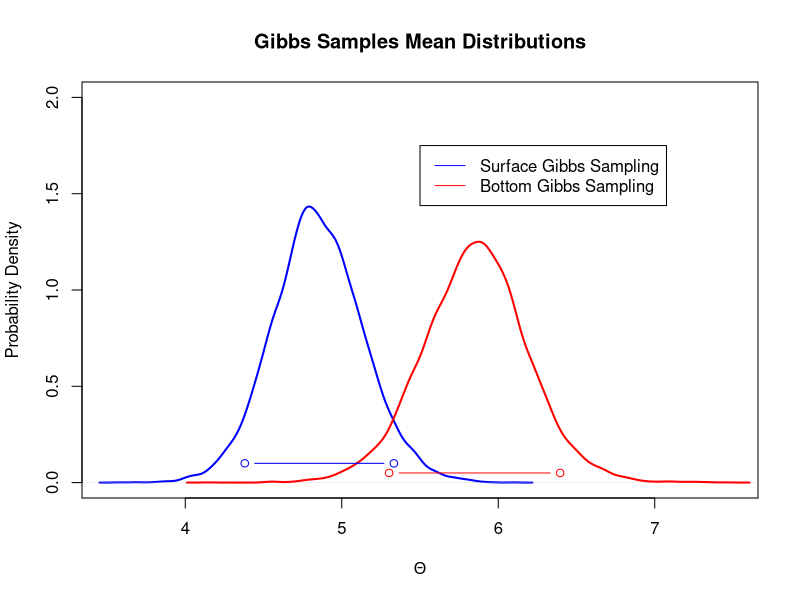
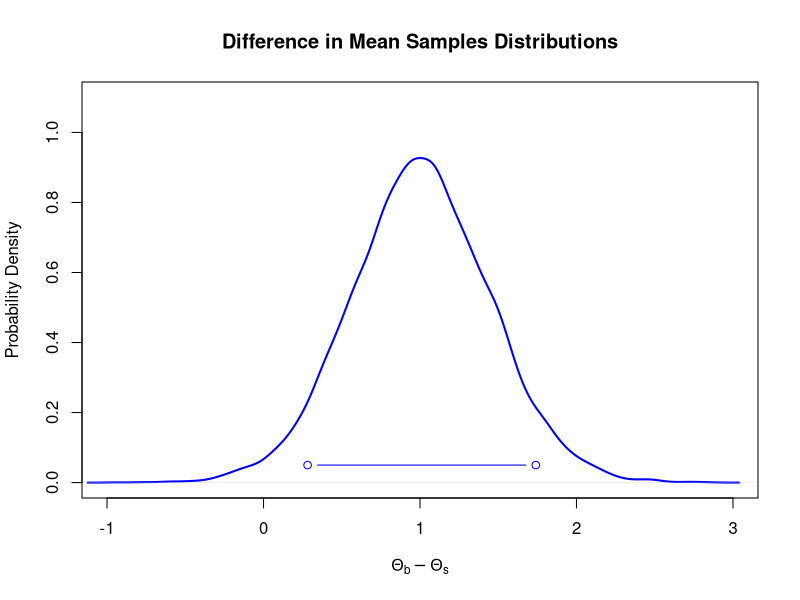
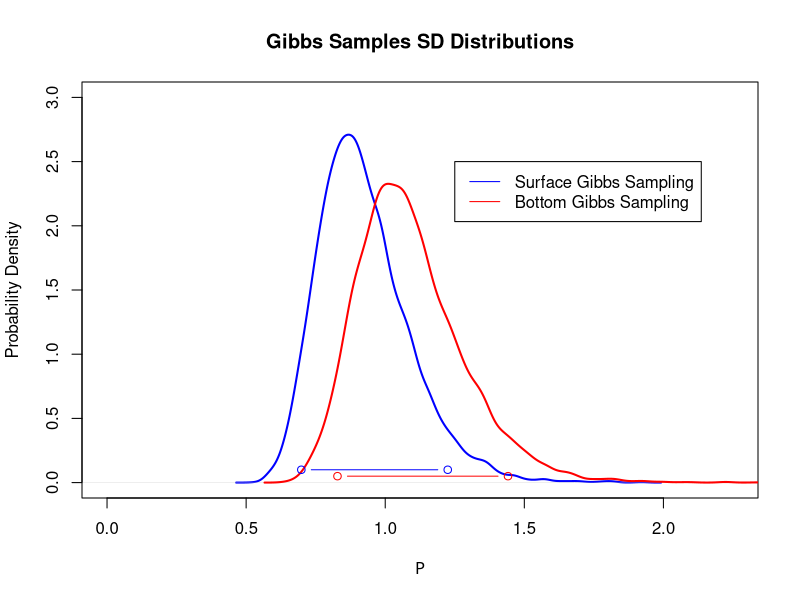
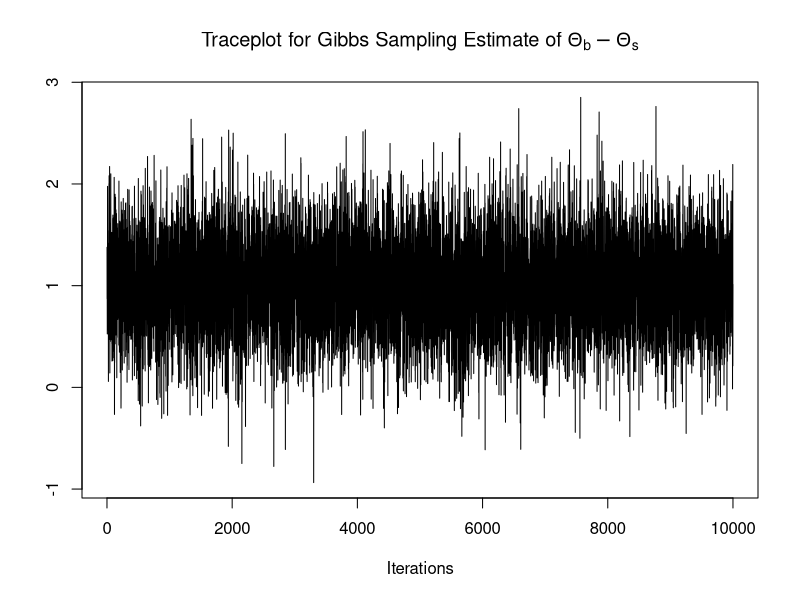
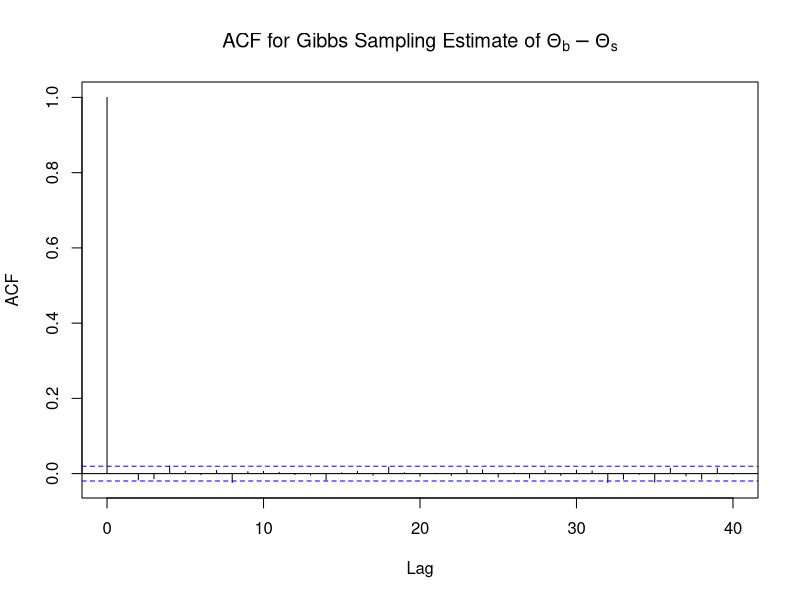

Write the R code that produced these figures, in order.

Xs <- c(3.74,4.61,4.00,4.67,4.87,5.12,4.52,5.29,5.74,5.48)
Xb <- c(5.44,6.88,5.37,5.44,5.03,6.48,3.89,5.85,6.85,7.16)

n=c(length(Xs),length(Xb))
xbar=c(mean(Xs),mean(Xb))

mu0=6
tau0=1.5
alpha0=4.5
beta0=0.19

#-------
#Problem 2

numSim=10000

rGprev <- c(1/var(Xs),1/var(Xb))
rhoGibbs_s = thetaGibbs_s = sigmaGibbs_s = NULL
rhoGibbs_b = thetaGibbs_b = sigmaGibbs_b = NULL
alphaG=alpha0+n/2
for (k in 1:numSim) {
  muG = (mu0/tau0^2 + n*rGprev*xbar) / (1/tau0^2 + n*rGprev)
  tauG = 1/sqrt(1/tau0^2 + n*rGprev)
  thetaGibbs_s[k] <- rnorm(1,mean=muG[1],sd=tauG[1])
  thetaGibbs_b[k] <- rnorm(1,mean=muG[2],sd=tauG[2])
  betaG<-c(1/(1/beta0 + 0.5*sum((Xs-thetaGibbs_s[k])^2)),1/(1/beta0 + 0.5*sum((Xb-thetaGibbs_b[k])^2)))
  rhoGibbs_s[k]<-rgamma(1,shape=alphaG[1],scale=betaG[1])
  rhoGibbs_b[k]<-rgamma(1,shape=alphaG[2],scale=betaG[2])
  sigmaGibbs_s[k]<-1/sqrt(rhoGibbs_s[k])                # calculate new value of sigma
  sigmaGibbs_b[k]<-1/sqrt(rhoGibbs_b[k])                # calculate new value of sigma
  rGprev = c(rhoGibbs_s[k],rhoGibbs_b[k])    # previous value of rho
}

Dif=thetaGibbs_b-thetaGibbs_s

sigmaBounds_s=quantile(sigmaGibbs_s,c(0.05,0.95))
sigmaBounds_b=quantile(sigmaGibbs_b,c(0.05,0.95))
thetaBounds_s=quantile(thetaGibbs_s,c(0.05,0.95))
thetaBounds_b=quantile(thetaGibbs_b,c(0.05,0.95))
DifBounds=quantile(Dif,c(0.05,0.95))

plot(density(thetaGibbs_s),col="blue",lty=1,lwd=2,
     main = "Gibbs Samples Mean Distributions",
     xlab=expression(Theta),ylab="Probability Density",
     xlim=c(3.5,7.5),ylim=c(0,2.0))
lines(density(thetaGibbs_b),col="red",lty=1,lwd=2,main="",xlab="Theta")
lines(thetaBounds_s,c(0.1,0.1),type="b",col="blue")
lines(thetaBounds_b,c(0.05,0.05),type="b",col="red")
legend(5.50,1.75,c("Surface Gibbs Sampling","Bottom Gibbs Sampling"),col=c("blue","red"),lty=c(1,1))

plot(density(Dif),col="blue",lty=1,lwd=2,
     main = "Difference in Mean Samples Distributions",
     xlab=expression(Theta[b]-Theta[s]),ylab="Probability Density",
     xlim=c(-1.0,3),ylim=c(0,1.1))
lines(DifBounds,c(0.05,0.05),type="b",col="blue")

plot(density(sigmaGibbs_s),col="blue",lty=1,lwd=2,
     main = "Gibbs Samples SD Distributions",
     xlab=expression(Rho),ylab="Probability Density",
     xlim=c(0,2.25),ylim=c(0,3.0))
lines(density(sigmaGibbs_b),col="red",lty=1,lwd=2,main="",xlab="Theta")
lines(sigmaBounds_s,c(0.1,0.1),type="b",col="blue")
lines(sigmaBounds_b,c(0.05,0.05),type="b",col="red")
legend(1.25,2.5,c("Surface Gibbs Sampling","Bottom Gibbs Sampling"),col=c("blue","red"),lty=c(1,1))

#-----
# Problem3
require(coda) 

traceplot(as.mcmc(Dif), main=bquote("Traceplot for Gibbs Sampling Estimate of"  ~Theta[b]-Theta[s]))
acf(Dif,main=bquote("ACF for Gibbs Sampling Estimate of"  ~Theta[b]-Theta[s]))
effectiveSize(Dif)
